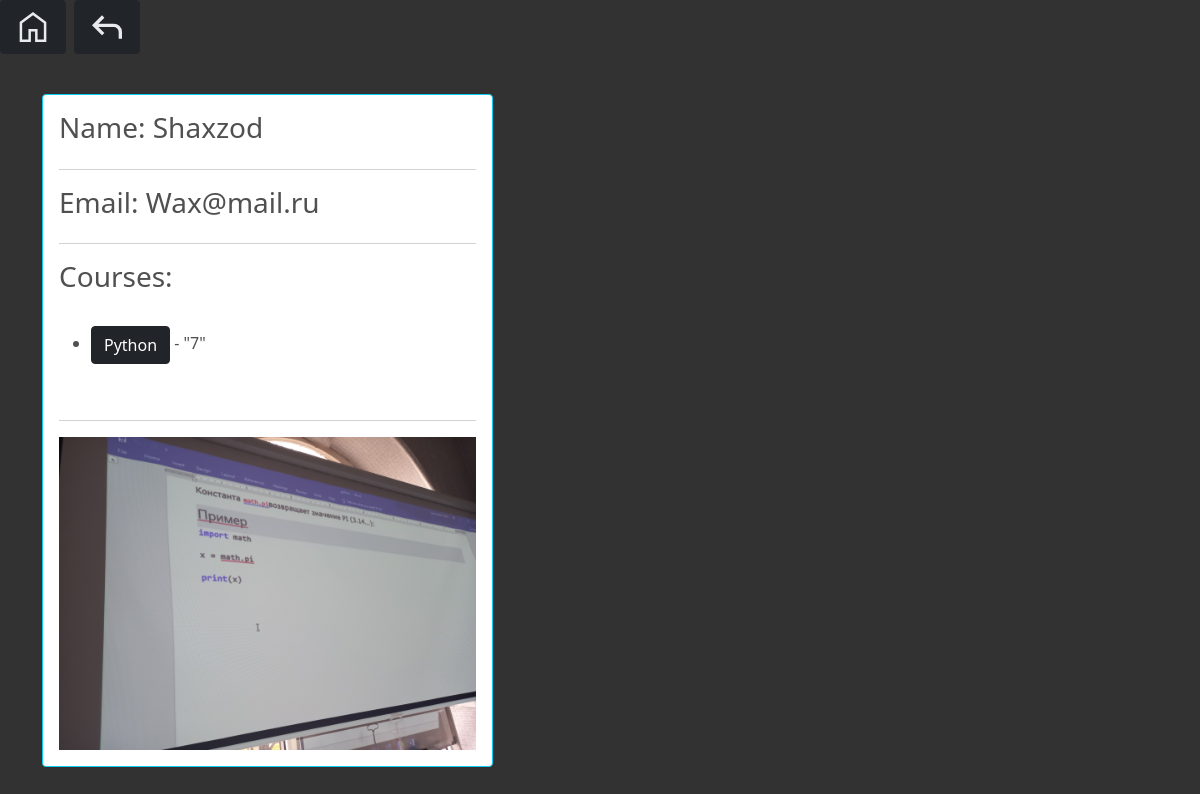
/teachers/11/, run on the app's committed database.
### app/models.py (models this page shows, shortened)
class Teacher(models.Model):
    name = models.CharField(max_length=100)
    email = models.EmailField(unique=True)
    image = models.ImageField(upload_to='images/')

class Course(models.Model):
    title = models.CharField(max_length=200)
    description = models.TextField(blank=True)
    teacher = models.ForeignKey(Teacher, on_delete=models.CASCADE, related_name='courses')
    image = models.ImageField(upload_to='images/')

### app/views.py (the view)
# urls.py: path('teachers/<pk>/', views.teacher_detail, name='teacher_detail'),
def teacher_detail(request, pk):
    teacher = Teacher.objects.get(pk=pk)
    return render(request, 'app/teacher_detail.html', {'teacher': teacher})

### app/templates/app/teacher_detail.html (shortened to what this page needs)
{% block content %}
<html lang="en">
<head>
    <link href="https://cdn.jsdelivr.net/npm/bootstrap@5.0.0-beta2/dist/css/bootstrap.min.css" rel="stylesheet"
>
</head>
<pre><a href="http://127.0.0.1:8000/"><button class="btn btn-dark"><svg xmlns="http://www.w3.org/2000/svg" height="40px" viewBox="0 -960 960 960" width="40px" fill="#e8eaed"><path d="M220-180h150v-250h220v250h150v-390L480-765 220-570v390Zm-60 60v-480l320-240 320 240v480H530v-250H430v250H160Zm320-353Z"/></svg></button></a> <a href="http://127.0.0.1:8000/teachers"><button class="btn btn-dark"><svg xmlns="http://www.w3.org/2000/svg" height="40px" viewBox="0 -960 960 960" width="40px" fill="#e8eaed"><path d="M760-200v-160q0-50-35-85t-85-35H273l144 144-57 56-240-240 240-240 57 56-144 144h367q83 0 141.5 58.5T840-360v160h-80Z"/></svg></button></a></pre>
<br>
<body style="background-color: rgb(50, 50, 50);">
<div class="container">
    <div class="row" id="profile-wrapper" style="color: rgb(80, 80, 80);">
        <div class="col-md-5">
            <div class="card card-body h-1 border-info">
                <h3>Name: {{ teacher.name }} </h3>
                <hr>
                  <h3>Email: {{ teacher.email }}</h3>
                <hr>
                <h3>Courses:</h3>
                <br>
<ul>
                {% for course in teacher.courses.all %}
                <li>
<a href="{% url 'course_detail' course.pk %}"><button class="btn btn-dark">{{ course.title }}</button></a> - "{{ course.pk }}"
                    <br>
                    <br>
                </li>
                {% endfor %}
</ul>
                <hr>
                    <div class="col-md-6">
        <img src="{{ teacher.image.url }}" alt="" height="100%" width="200%">
                    </div>
            </div>
        </div>
    </div>
</div>
<br>
{% endblock %}

### data on the page
Teacher: name "Shaxzod", email "Wax@mail.ru", image (picture)
Course: title "Python", pk "7"
